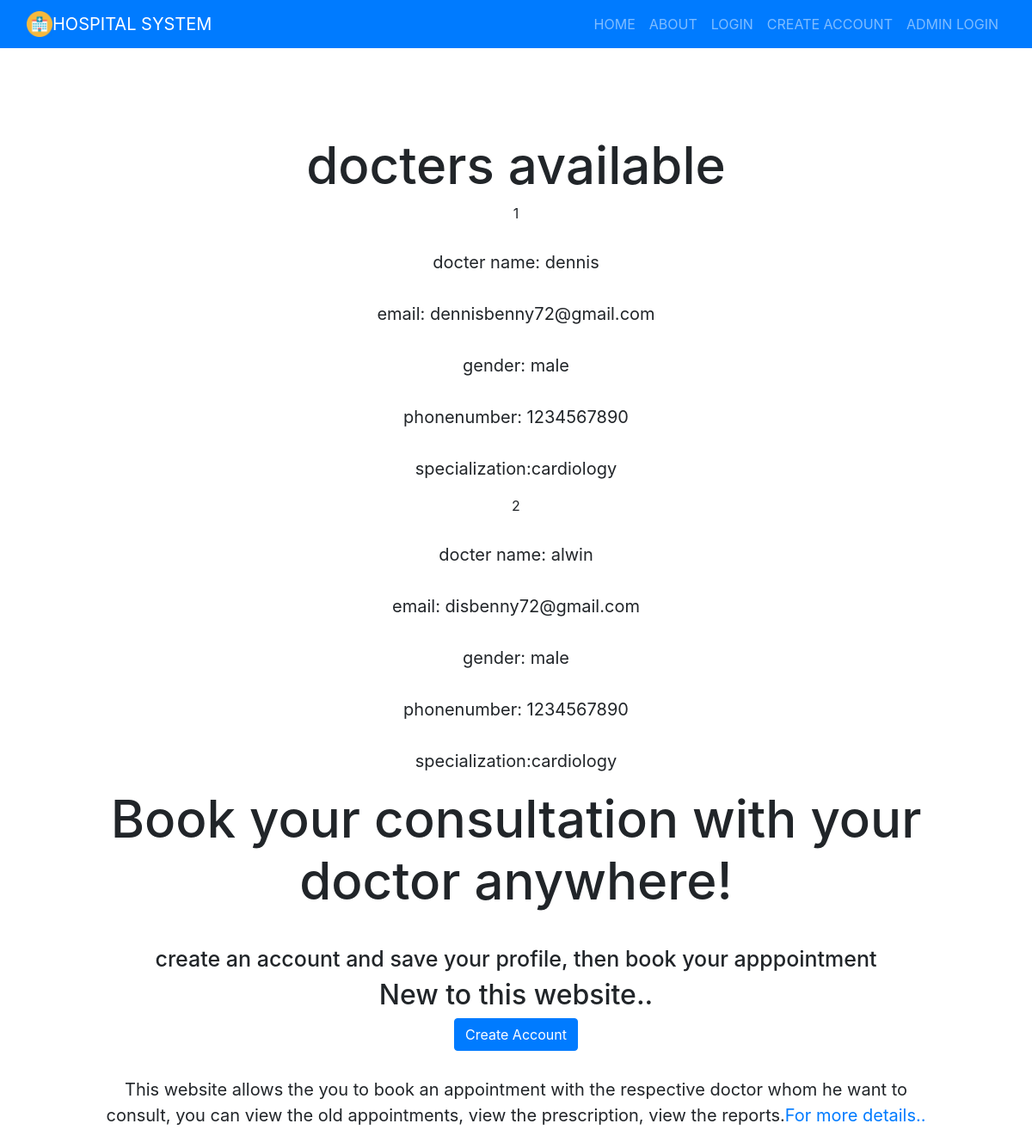
The page /department/cardiology on the database its author committed.
### sitehandler/models.py (models this page shows, shortened)
class Doctor(models.Model):
	name = models.CharField(max_length=50)
	email = models.EmailField(unique=True)
	password = models.CharField(max_length=16)
	gender = models.CharField(max_length=10)
	phonenumber = models.CharField(max_length=10)
	address = models.CharField(max_length=100)
	birthdate = models.DateField()
	bloodgroup = models.CharField(max_length=5)
	specialization = models.CharField(max_length=50)

### sitehandler/views.py (the view)
# urls.py: path('department/<slug>',departmen,name='department'),
def departmen(request,slug):
	d=Doctor.objects.filter(specialization=slug)
	return render(request,'department.html',{"d":d})

### sitehandler/templates/department.html
{% include 'include.html' %}
{% include 'navbar.html' %}
{% block body %}
<section class="general-area-home">
     <h1>docters available </h1>
      {% for x in d %}
      {{forloop.counter}}
        <p>docter name: {{x.name}}</p>
        <p>email: {{x.email}}</p>
        <p>gender: {{x.gender}}</p>
        <p>phonenumber: {{x.phonenumber}}</p>
        <p>specialization:{{x.specialization}} </p>
        {% endfor %}
        <h1>Book your consultation with your doctor anywhere!</h1>
        <h3>create an account and save your profile, then book your apppointment</h3>
        <div class="row" id="row1">
            <div class="col offset-lg-0">
                <h2>New to this website..</h2><a class="btn btn-primary" href="{% url 'createaccountpage' %}">Create Account</a>
            </div>
        </div>
        <div class="row">
            <div class="col">
                <p class="text-center">This website allows the you to book an appointment with the respective doctor whom he want to consult, you can view the old appointments, view the prescription, view the reports.<a data-bs-hover-animate="flash" href="{% url 'aboutpage' %}">For more details..</a></p>
            </div>
        </div>
</section>
{% endblock %}

### sitehandler/static/css/styles.css (style rules this page uses)
.general-area-home { padding-top: 100px; padding-right: 10px; text-align: center; padding-left: 10px; margin-left: 80px; margin-right: 80px; }
.h1, h1 { font-size: 60px; }
.h3, h3 { font-size: 25px; margin-top: 40px; }
.text-center { margin-top: 30px; }
p { font-size: 20px; margin-top: 30px; margin-left: 30px; margin-right: 30px; }

### rows shown on the page
Doctor: name "dennis", email "dennisbenny72@gmail.com", gender "male", phonenumber "1234567890", specialization "cardiology"
Doctor: name "alwin", email "disbenny72@gmail.com", gender "male", phonenumber "1234567890", specialization "cardiology"
